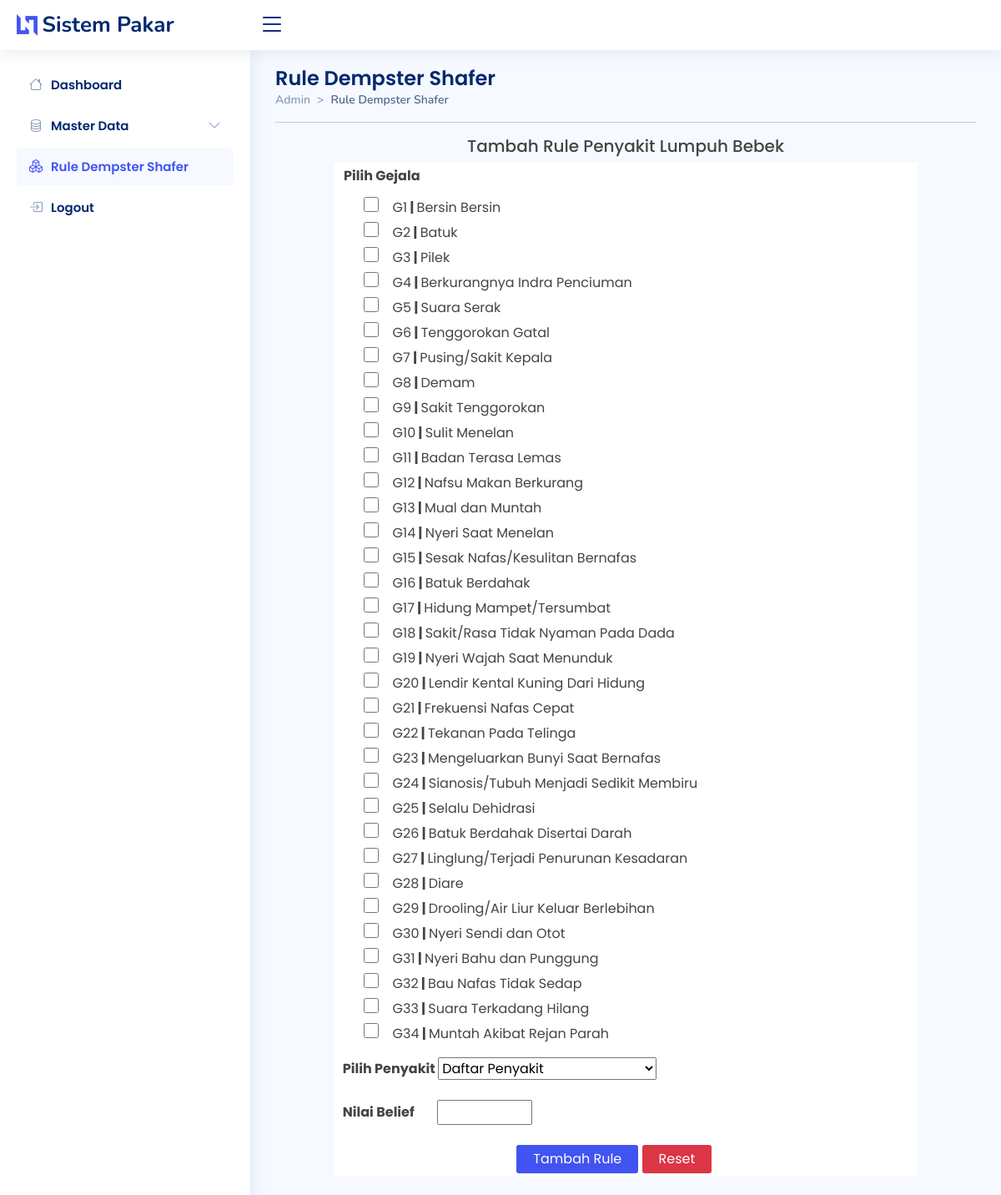
Page /admin/rules/rules.php (upper part) on the committed database.
### tables this page shows
CREATE TABLE `tb_gejala` (
  `id` int(11) NOT NULL,
  `kdgejala` varchar(3) DEFAULT NULL,
  `gejala` text DEFAULT NULL
);

### admin/rules/rules.php (the view, shortened to what this page needs)
<!DOCTYPE html>
<html lang="en">
<head>
  <link href="../../assets/vendor/bootstrap/css/bootstrap.min.css" rel="stylesheet">
  <link rel="stylesheet" href="https://cdn.jsdelivr.net/npm/bootstrap-icons@1.10.2/font/bootstrap-icons.css">
  <link href="../../assets/vendor/boxicons/css/boxicons.min.css" rel="stylesheet">
  <link href="../../assets/vendor/quill/quill.snow.css" rel="stylesheet">
  <link href="../../assets/vendor/quill/quill.bubble.css" rel="stylesheet">
  <link href="../../assets/vendor/remixicon/remixicon.css" rel="stylesheet">
  <link href="../../assets/vendor/simple-datatables/style.css" rel="stylesheet">
  <link href="../../assets/css/style.css" rel="stylesheet">
</head>
<body>
  <header id="header" class="header fixed-top d-flex align-items-center">
    <div class="d-flex align-items-center justify-content-between">
      <a href="../index.php" class="logo d-flex align-items-center">
        <img src="../../assets/img/logo.png" alt="">
        <span class="d-none d-lg-block">Sistem Pakar</span>
      </a>
      <i class="bi bi-list toggle-sidebar-btn"></i>
    </div>
  </header>
  <aside id="sidebar" class="sidebar">
    <ul class="sidebar-nav" id="sidebar-nav">
      <li class="nav-item">
        <a class="nav-link collapsed " href="../index.php">
          <i class="bi bi-house"></i>
          <span>Dashboard</span>
        </a>
      </li>
      <li class="nav-item">
        <a class="nav-link collapsed" data-bs-target="#components-nav" data-bs-toggle="collapse" href="#">
          <i class="bi bi-database"></i><span>Master Data</span><i class="bi bi-chevron-down ms-auto"></i>
        </a>
      </li>
      <li class="nav-item">
        <a class="nav-link" href="../rules/rules.php">
          <i class="bi bi-boxes"></i>
          <span>Rule Dempster Shafer</span>
        </a>
      </li>
      <li class="nav-item">
        <a class="nav-link collapsed" href="javascript:;" data-bs-toggle="modal" data-bs-target="#logoutmodal">
          <i class="bi bi-box-arrow-in-right"></i>
          <span>Logout</span>
        </a>
      </li>
    </ul>
  </aside>
  <main id="main" class="main">
    <div class="pagetitle">
      <h1>Rule Dempster Shafer</h1>
      <nav style="--bs-breadcrumb-divider: '>';">
        <ol class="breadcrumb">
          <li class="breadcrumb-item"><a href="../index.php">Admin</a></li>
          <li class="breadcrumb-item active">Rule Dempster Shafer</li>
        </ol>
      </nav>
      <hr>
    </div>
    <section>
      <div class="row">
        <div class="col-md-12">
          <div class="table-responsive">
            <div class="konten">
              <form id="form1" name="form1" method="post" action="./simpanrules.php" enctype="multipart/form-data" onsubmit="return validateForm()">
                <h5 class="text-center">Tambah Rule Penyakit Lumpuh Bebek</h5>
                <table class="tab" width="700" border="0" align="center" cellpadding="4" cellspacing="1" bordercolor="#F0F0F0" bgcolor="#fff">
                  <tr bgcolor="#FFFFFF">
                    <td><strong class="ms-2">Pilih Gejala</strong></td>
                  </tr>
                  <tr bgcolor="#FFFFFF">
                    <td colspan="2">
                      <ul style="list-style:none;">
                        <?php
                        include "../koneksi.php";
                        $arrPenyakit = array();
                        $arrGejala = array();
                        $query = mysqli_query($koneksi, "SELECT * FROM tb_gejala ORDER BY id") or die("Query Error..!" . mysqli_error($koneksi));
                        while ($row = mysqli_fetch_array($query)) {
                          $arrGejala["$row[id]"] = $row['kdgejala'] . "," . $row['gejala'];
                        ?>
                          <li style="margin: 5px 0;">
                            <label for="gejala<?php echo $row['id']; ?>" style="cursor: pointer;">
                              <input class="cekbok" type="checkbox" id="gejala<?php echo $row['id']; ?>" name="gejala[]" value="<?php echo $row['id']; ?>">
                              &ensp; <?php echo $row['kdgejala'] . "<strong>&nbsp;|&nbsp;</strong>" . $row['gejala']; ?>
                            </label>
                          </li>
                        <?php } ?>
                      </ul>
                      <strong>&nbsp;&nbsp;Pilih Penyakit
                        <select name="daftarpenyakit" id="daftarpenyakit">
                          <option value="NULL">Daftar Penyakit</option>
                          <?php
                          $sqlp = "SELECT * FROM tb_penyakit ORDER BY id";
                          $qryp = mysqli_query($koneksi, $sqlp)
                            or die("SQL Error: " . mysqli_error($koneksi));
                          while ($datap = mysqli_fetch_array($qryp)) {
                            $arrPenyakit["$datap[id]"] = $datap['nama_penyakit'];
                          }
                          ?>
                        </select><br><br>&nbsp;&nbsp;Nilai Belief
                        <input type="text" name="belief" size="5" class="ms-4">
                      </strong>
                    </td>
                  </tr>
                  <tr>
                    <td>&nbsp;</td>
                    <td>
                      <div class="mt-3">
                        <input class="setrule" type="submit" name="Submit" value="Tambah Rule" />
                        <input class="reset" type="reset" name="Submit2" value="Reset" />
                      </div>
                    </td>
                  </tr>
                </table>
              </form>
            </div>
                  <?php
                  include "../koneksi.php";
                  $query_p = mysqli_query($koneksi, "SELECT id_penyakit FROM tb_rules GROUP BY id_penyakit");
                  while ($data_p = mysqli_fetch_array($query_p)) {
                  ?>
                    <th class="text-center">
                      <?php $idp = $data_p['id_penyakit'];
                      print_r($arrPenyakit["$idp"]); ?><br><a href="./editrules.php?kdpenyakit=<?php echo $data_p['id_penyakit']; ?>">Edit Rule</a></th><?php } ?>
                <?php
                $query = mysqli_query($koneksi, "SELECT * FROM tb_rules GROUP BY id_gejala ORDER BY id_gejala ASC ") or die(mysqli_error($koneksi));
                while ($row = mysqli_fetch_array($query)) {
                ?>
                      <?php $idG = $row['id_gejala'];
                      print_r($arrGejala["$idG"]);
                      ?></td>
                <?php } ?>
          </div>
        </div>
      </div>
    </section>
  </main>
</body>
</html>

### assets/css/style.css (style rules this page uses)
:root { scroll-behavior: smooth; }
body { font-family: "Poppins", sans-serif; background: #f6f9ff; color: #444444; }
a { color: #4154f1; text-decoration: none; }
span { font-family: "Poppins", sans-serif; }
h1, h2, h3, h4, h5, h6 { font-family: "Poppins", sans-serif; }
#main { margin-top: 60px; padding: 20px 30px; transition: all 0.3s; }
.pagetitle { margin-bottom: 10px; }
.pagetitle h1 { font-size: 24px; margin-bottom: 0; font-weight: 600; color: #012970; }
.breadcrumb { font-size: 14px; font-family: "Nunito", sans-serif; color: #899bbd; font-weight: 600; }
.breadcrumb a { color: #899bbd; transition: 0.3s; }
.breadcrumb .breadcrumb-item::before { color: #899bbd; }
.breadcrumb .active { color: #51678f; font-weight: 600; }
.logo { line-height: 1; }
@media (min-width: 1200px) { .logo { width: 280px; } }
.logo img { max-height: 26px; margin-right: 6px; }
.logo span { font-size: 26px; font-weight: 700; color: #012970; font-family: "Nunito", sans-serif; }
.header { transition: all 0.5s; z-index: 997; height: 60px; box-shadow: 0px 2px 20px rgba(1, 41, 112, 0.1); background-color: #fff; padding-left: 20px; }
.header .toggle-sidebar-btn { font-size: 32px; padding-left: 10px; cursor: pointer; color: #012970; }
.sidebar { position: fixed; top: 60px; left: 0; bottom: 0; width: 300px; z-index: 996; transition: all 0.3s; padding: 20px; overflow-y: auto; scrollbar-width: thin; scrollbar-color: #aab7cf transparent; box-shadow: 0px 0px 20px rgba(1, 41, 112, 0.1); background-color: #fff; }
@media (min-width: 1200px) { #main, #footer { margin-left: 300px; } }
.sidebar-nav { padding: 0; margin: 0; list-style: none; }
.sidebar-nav li { padding: 0; margin: 0; list-style: none; }
.sidebar-nav .nav-item { margin-bottom: 5px; }
.sidebar-nav .nav-link { display: flex; align-items: center; font-size: 15px; font-weight: 600; color: #4154f1; transition: 0.3; background: #f6f9ff; padding: 10px 15px; border-radius: 4px; }
.sidebar-nav .nav-link i { font-size: 16px; margin-right: 10px; color: #4154f1; }
.sidebar-nav .nav-link.collapsed { color: #012970; background: #fff; }
.sidebar-nav .nav-link.collapsed i { color: #899bbd; }
.sidebar-nav .nav-link .bi-chevron-down { margin-right: 0; transition: transform 0.2s ease-in-out; }

### admin/rules/rules.php (style rules this page uses)
.setrule { background-color: #4154f1; border: none; color: white; padding: 5px 20px; border-radius: 3px; }
.reset { background-color: #dc3545; border: none; color: white; padding: 5px 20px; border-radius: 3px; }
.cekbok { cursor: pointer; width: 18px; height: 18px; }

### rows in the picture
tb_gejala: kdgejala "G1", gejala "Bersin Bersin"
tb_gejala: kdgejala "G2", gejala "Batuk"
tb_gejala: kdgejala "G3", gejala "Pilek"
tb_gejala: kdgejala "G4", gejala "Berkurangnya Indra Penciuman"
tb_gejala: kdgejala "G5", gejala "Suara Serak"
tb_gejala: kdgejala "G6", gejala "Tenggorokan Gatal"
tb_gejala: kdgejala "G7", gejala "Pusing/Sakit Kepala"
tb_gejala: kdgejala "G8", gejala "Demam"
tb_gejala: kdgejala "G9", gejala "Sakit Tenggorokan"
tb_gejala: kdgejala "G10", gejala "Sulit Menelan"
tb_gejala: kdgejala "G11", gejala "Badan Terasa Lemas"
tb_gejala: kdgejala "G12", gejala "Nafsu Makan Berkurang"
tb_gejala: kdgejala "G13", gejala "Mual dan Muntah"
tb_gejala: kdgejala "G14", gejala "Nyeri Saat Menelan"
tb_gejala: kdgejala "G15", gejala "Sesak Nafas/Kesulitan Bernafas"
tb_gejala: kdgejala "G16", gejala "Batuk Berdahak"
tb_gejala: kdgejala "G17", gejala "Hidung Mampet/Tersumbat"
tb_gejala: kdgejala "G18", gejala "Sakit/Rasa Tidak Nyaman Pada Dada"
tb_gejala: kdgejala "G19", gejala "Nyeri Wajah Saat Menunduk"
tb_gejala: kdgejala "G20", gejala "Lendir Kental Kuning Dari Hidung"
tb_gejala: kdgejala "G21", gejala "Frekuensi Nafas Cepat"
tb_gejala: kdgejala "G22", gejala "Tekanan Pada Telinga"
tb_gejala: kdgejala "G23", gejala "Mengeluarkan Bunyi Saat Bernafas"
tb_gejala: kdgejala "G24", gejala "Sianosis/Tubuh Menjadi Sedikit Membiru"
tb_gejala: kdgejala "G25", gejala "Selalu Dehidrasi"
tb_gejala: kdgejala "G26", gejala "Batuk Berdahak Disertai Darah"
tb_gejala: kdgejala "G27", gejala "Linglung/Terjadi Penurunan Kesadaran"
tb_gejala: kdgejala "G28", gejala "Diare"
tb_gejala: kdgejala "G29", gejala "Drooling/Air Liur Keluar Berlebihan"
tb_gejala: kdgejala "G30", gejala "Nyeri Sendi dan Otot"
tb_gejala: kdgejala "G31", gejala "Nyeri Bahu dan Punggung"
tb_gejala: kdgejala "G32", gejala "Bau Nafas Tidak Sedap"
tb_gejala: kdgejala "G33", gejala "Suara Terkadang Hilang"
tb_gejala: kdgejala "G34", gejala "Muntah Akibat Rejan Parah"
